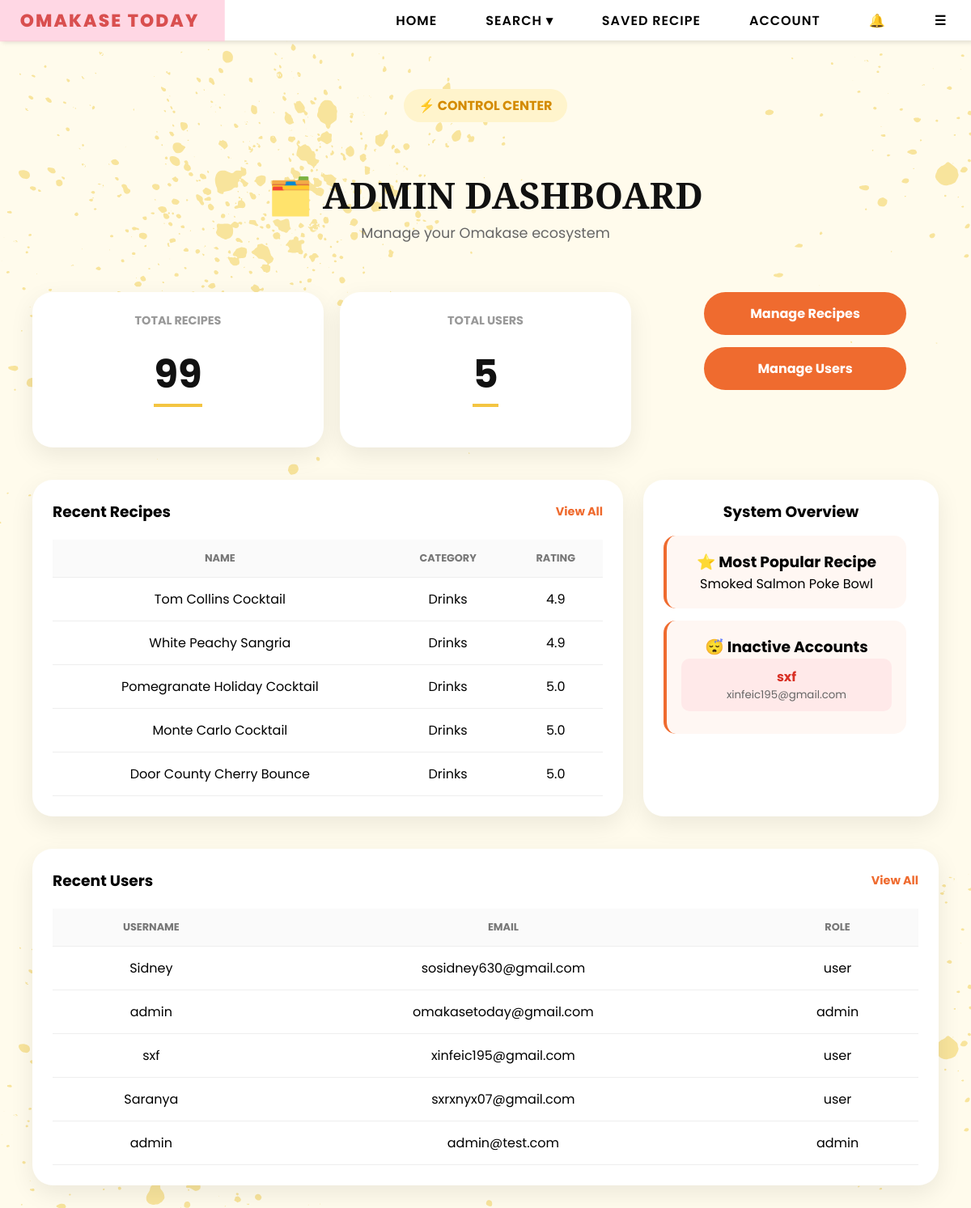
Page /admin (signed in) on the earlier database version.
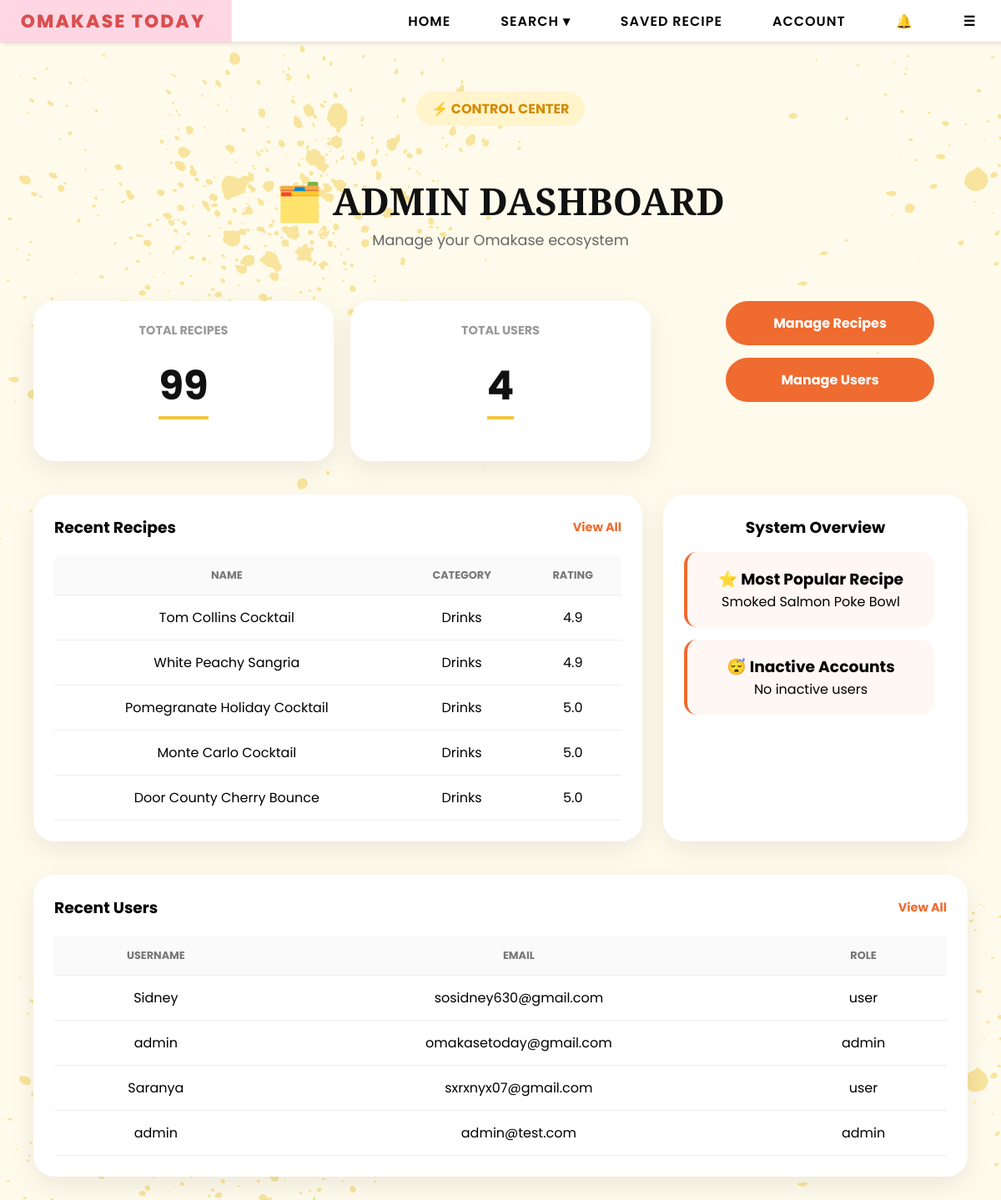
Same page on the later database version.
### tables this page shows
CREATE TABLE users (
        email TEXT PRIMARY KEY,
        username TEXT,
        password TEXT,
        bio TEXT,
        profile_pic TEXT,
        role TEXT DEFAULT 'user'
    , reset_token TEXT, reset_used INTEGER DEFAULT 0, reset_viewed INTEGER DEFAULT 0, last_login TEXT);

### app.py (the view)
@app.route("/admin")
def admin():
    if session.get("role") != "admin":
        return "403 Forbidden"
    conn = sqlite3.connect(DB_PATH)
    c = conn.cursor()
    six_months_ago = (
        datetime.now() - timedelta(days=180)
    ).strftime("%Y-%m-%d %H:%M:%S")
    c.execute("""
        SELECT COUNT(*)
        FROM users
        WHERE last_login IS NULL
        OR last_login < ?
    """, (six_months_ago,))
    inactive_users = c.fetchone()[0]
    c.execute("""
        SELECT username,email
        FROM users
        WHERE last_login IS NULL
        OR last_login < ?
        LIMIT 3
    """,(
        six_months_ago,
    ))
    inactive_accounts = c.fetchall()
    c.execute("""
        SELECT email, username, role
        FROM users
        ORDER BY rowid DESC
        LIMIT 5
    """)
    recent_users = c.fetchall()
    c.execute("""
        SELECT COUNT(*)
        FROM users
    """)
    total_users = c.fetchone()[0]
    conn.close()
    recent_recipes = (
        Recipe.query
        .order_by(Recipe.id.desc())
        .limit(5)
        .all()
    )
    total_recipes = Recipe.query.count()
    avg_rating = db.session.query(
        func.avg(Recipe.rating)
    ).scalar()
    most_popular = (
        Recipe.query
        .order_by(Recipe.rating.desc())
        .first()
    )
    return render_template(
        "admin.html",
        recent_users=recent_users,
        recent_recipes=recent_recipes,
        total_recipes=total_recipes,
        total_users=total_users,
        avg_rating=round(avg_rating or 0, 1),
        most_popular=most_popular,
        inactive_users=inactive_users,
        inactive_accounts=inactive_accounts
    )

### templates/admin.html (shortened to what this page needs)
{% extends "base.html" %}
{% block content %}
<div class="admin-dashboard">
    <div class="admin-hero">
        <span class="admin-badge">
            ⚡ CONTROL CENTER
        </span>
        <h1 class="admin-main-title">
            🗂️ ADMIN DASHBOARD
        </h1>
        <p class="admin-subtitle">
            Manage your Omakase ecosystem
        </p>
    </div>
    </div>
    <div class="admin-stats">
        <div class="admin-stat-card">
            <h4>Total Recipes</h4>
            <h2>{{ total_recipes }}</h2>
        </div>
        <div class="admin-stat-card">
            <h4>Total Users</h4>
            <h2>{{ total_users }}</h2>
        </div>
        <div class="admin-btn-group">
            <a href="/admin/recipes" class="admin-orange-btn">
                Manage Recipes
            </a>
            <a href="/admin/users" class="admin-orange-btn">
                Manage Users
            </a>
        </div>
    </div>
    <div class="admin-main-grid">
        <div class="admin-panel">
            <div class="panel-header">
                <h3>Recent Recipes</h3>
                <a href="/admin/recipes" class="view-all-btn">
                    View All
                </a>
            </div>
            <table class="admin-table">
                <thead>
                    <tr>
                        <th>Name</th>
                        <th>Category</th>
                        <th>Rating</th>
                    </tr>
                </thead>
                <tbody>
                    {% for r in recent_recipes %}
                    <tr>
                        <td>{{ r.name }}</td>
                        <td>{{ r.meal_category }}</td>
                        <td>{{ r.rating }}</td>
                    </tr>
                    {% endfor %}
                </tbody>
            </table>
        </div>
        <div class="admin-alerts">
            <h3>System Overview</h3>
            <a href="/recipe/{{ most_popular.id }}"
            class="overview-card clickable-card">
                <h3>⭐ Most Popular Recipe</h3>
                <p>
                    {{ most_popular.name }}
                </p>
            </a>
            <a href="/admin/users"
                class="overview-card clickable-card">
                    <h3>
                        😴 Inactive Accounts
                    </h3>
                    {% if inactive_accounts %}
                        {% for user in inactive_accounts %}
                            <div class="inactive-user">
                                <strong>{{ user[0] }}</strong>
                                <small>{{ user[1] }}</small>
                            </div>
                        {% endfor %}
                    {% else %}
                        <p>No inactive users</p>
                    {% endif %}
                </a>
        </div>
    </div>
    <div class="admin-panel" style="margin:40px;">
        <div class="panel-header">
            <h3>Recent Users</h3>
            <a href="/admin/users" class="view-all-btn">
                View All
            </a>
        </div>
        <table class="admin-table">
            <thead>
                <tr>
                    <th>Username</th>
                    <th>Email</th>
                    <th>Role</th>
                </tr>
            </thead>
            <tbody>
                {% for user in recent_users %}
                <tr>
                    <td>{{ user[1] }}</td>
                    <td>{{ user[0] }}</td>
                    <td>{{ user[2] }}</td>
                </tr>
                {% endfor %}
            </tbody>
        </table>
    </div>
{% endblock %}

Differences in the rows shown:
removed users: username "sxf", email "xinfeic195@gmail.com", role "user"
Other differences:
{{ total_users }}: "5" → "4"
text now shown: "No inactive users"
